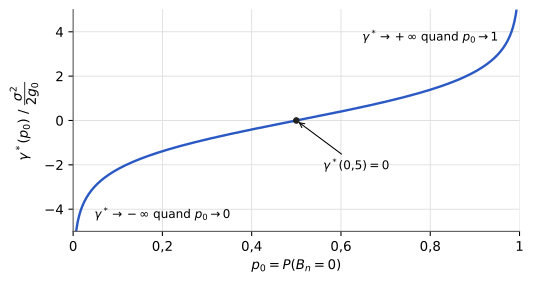

Here is the Python script that generated this plot:
"""Figure — Seuil optimal γ*(p0) de la décision binaire (TS227, chapitre 4).
D'après le support [poly, p. 108], redessinée. Axe vertical normalisé : γ* / (σ²/(2 g0)) = ln(p0/(1 − p0))."""
import matplotlib
matplotlib.use("svg")
import matplotlib.pyplot as plt
import matplotlib.ticker as mticker
import numpy as np
from pathlib import Path

# --- Style commun des figures Bristol (recopié dans chaque script) ---
plt.rcParams.update({
    "font.family": "DejaVu Sans", "mathtext.fontset": "dejavusans", "font.size": 10,
    "axes.grid": True, "grid.color": "#DADADA", "grid.linewidth": 0.6,
    "axes.edgecolor": "#555555", "axes.linewidth": 0.8,
    "axes.spines.top": False, "axes.spines.right": False,
    "lines.linewidth": 1.8, "legend.frameon": False,
    "svg.hashsalt": "bristol",  # rendu SVG reproductible
})
BLEU, VERT, MAGENTA, ORANGE = "#2B59C3", "#1B9E77", "#A23B72", "#E08A1E"
GRIS = "#7E889B"   # éléments ajoutés par rapport à la source (conventions.md § 9)
ENCRE = "#222222"

def virgule(ax, axes="xy"):
    """Virgule décimale et vrai signe moins sur les graduations."""
    f = mticker.FuncFormatter(lambda x, _: f"{x:g}".replace(".", ",").replace("-", "−"))
    if "x" in axes: ax.xaxis.set_major_formatter(f)
    if "y" in axes: ax.yaxis.set_major_formatter(f)

def sauver(fig):
    fig.savefig(Path(__file__).with_suffix(".svg"), bbox_inches="tight", metadata={"Date": None})
# --- Fin du style commun ---
p = np.linspace(0.005, 0.995, 600)
fig, ax = plt.subplots(figsize=(6.0, 3.0))
ax.plot(p, np.log(p / (1 - p)), color=BLEU)
ax.plot([0.5], [0], "o", color=ENCRE, ms=4)
ax.annotate(r"$\gamma^*(0{,}5) = 0$", xy=(0.5, 0), xytext=(0.56, -2.2), fontsize=9, arrowprops=dict(arrowstyle="->", lw=0.8))
ax.text(0.80, 3.6, r"$\gamma^* \to +\infty$ quand $p_0 \to 1$", fontsize=9, ha="center")
ax.text(0.20, -4.4, r"$\gamma^* \to -\infty$ quand $p_0 \to 0$", fontsize=9, ha="center")
ax.set_xlim(0, 1); ax.set_ylim(-5, 5)
ax.set_xlabel(r"$p_0 = P(B_n = 0)$")
ax.set_ylabel(r"$\gamma^*(p_0)\ /\ \dfrac{\sigma^2}{2 g_0}$")
virgule(ax)
sauver(fig)
